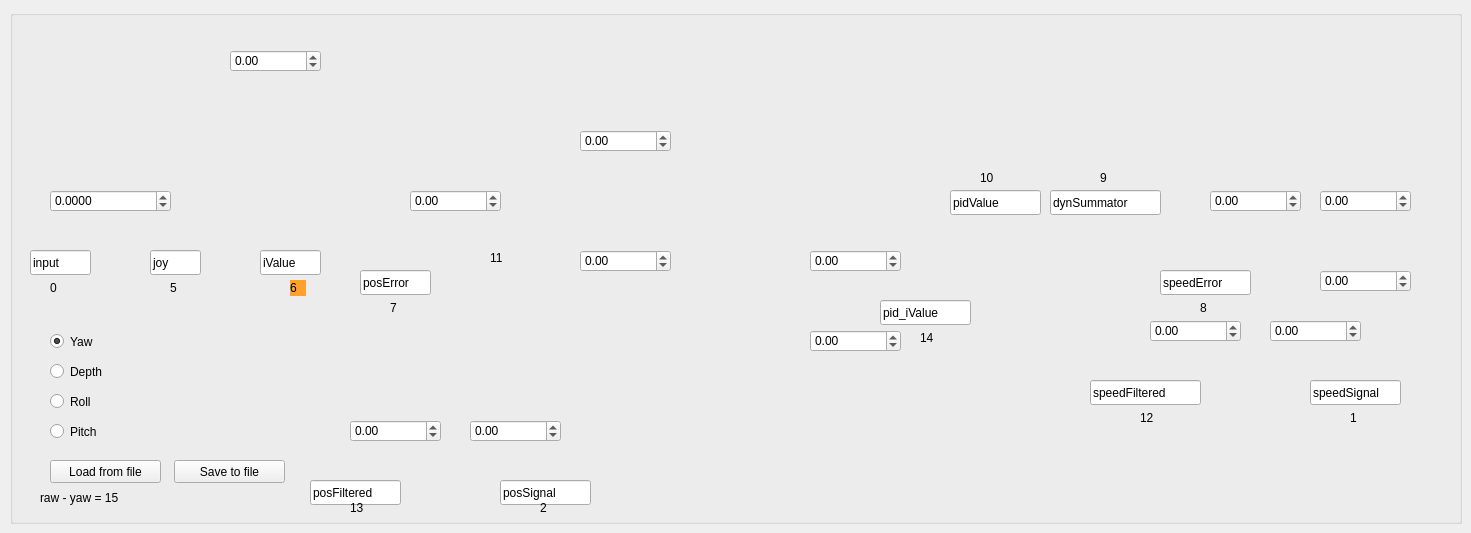
      <widget class="QWidget" name="tabDebug">
       <property name="styleSheet">
        <string notr="true"/>
       </property>
       <attribute name="title">
        <string>Debug</string>
       </attribute>
       <widget class="QGroupBox" name="groupBox">
        <property name="geometry">
         <rect>
          <x>10</x>
          <y>10</y>
          <width>1452</width>
          <height>514</height>
         </rect>
        </property>
        <property name="baseSize">
         <size>
          <width>1452</width>
          <height>514</height>
         </size>
        </property>
        <property name="autoFillBackground">
         <bool>false</bool>
        </property>
        <property name="styleSheet">
         <string notr="true">background: url(:/images/images/ControlSystem.png);</string>
        </property>
        <property name="title">
         <string/>
        </property>
        <widget class="QDoubleSpinBox" name="doubleSpinBox_CS_pSpeedDyn">
         <property name="geometry">
          <rect>
           <x>220</x>
           <y>40</y>
           <width>91</width>
           <height>22</height>
          </rect>
         </property>
         <property name="decimals">
          <number>2</number>
         </property>
         <property name="minimum">
          <double>-100000.000000000000000</double>
         </property>
         <property name="maximum">
          <double>100000.000000000000000</double>
         </property>
         <property name="singleStep">
          <double>0.000500000000000</double>
         </property>
        </widget>
        <widget class="QDoubleSpinBox" name="doubleSpinBox_CS_pJoyUnitCast">
         <property name="geometry">
          <rect>
           <x>40</x>
           <y>180</y>
           <width>121</width>
           <height>22</height>
          </rect>
         </property>
         <property name="decimals">
          <number>4</number>
         </property>
         <property name="minimum">
          <double>-100000.000000000000000</double>
         </property>
         <property name="maximum">
          <double>100000.000000000000000</double>
         </property>
         <property name="singleStep">
          <double>0.000500000000000</double>
         </property>
        </widget>
        <widget class="QDoubleSpinBox" name="doubleSpinBox_CS_pErrGain">
         <property name="geometry">
          <rect>
           <x>400</x>
           <y>180</y>
           <width>91</width>
           <height>22</height>
          </rect>
         </property>
         <property name="decimals">
          <number>2</number>
         </property>
         <property name="minimum">
          <double>-100000.000000000000000</double>
         </property>
         <property name="maximum">
          <double>100000.000000000000000</double>
         </property>
         <property name="singleStep">
          <double>0.000500000000000</double>
         </property>
        </widget>
        <widget class="QDoubleSpinBox" name="doubleSpinBox_CS_pid_pGain">
         <property name="geometry">
          <rect>
           <x>570</x>
           <y>120</y>
           <width>91</width>
           <height>22</height>
          </rect>
         </property>
         <property name="decimals">
          <number>2</number>
         </property>
         <property name="minimum">
          <double>-100000.000000000000000</double>
         </property>
         <property name="maximum">
          <double>100000.000000000000000</double>
         </property>
         <property name="singleStep">
          <double>0.000500000000000</double>
         </property>
        </widget>
        <widget class="QDoubleSpinBox" name="doubleSpinBox_CS_pid_iGain">
         <property name="geometry">
          <rect>
           <x>570</x>
           <y>240</y>
           <width>91</width>
           <height>22</height>
          </rect>
         </property>
         <property name="decimals">
          <number>2</number>
         </property>
         <property name="minimum">
          <double>-100000.000000000000000</double>
         </property>
         <property name="maximum">
          <double>100000.000000000000000</double>
         </property>
         <property name="singleStep">
          <double>0.000500000000000</double>
         </property>
        </widget>
        <widget class="QDoubleSpinBox" name="doubleSpinBox_CS_pid_iMax">
         <property name="geometry">
          <rect>
           <x>800</x>
           <y>240</y>
           <width>91</width>
           <height>22</height>
          </rect>
         </property>
         <property name="decimals">
          <number>2</number>
         </property>
         <property name="minimum">
          <double>-100000.000000000000000</double>
         </property>
         <property name="maximum">
          <double>100000.000000000000000</double>
         </property>
         <property name="singleStep">
          <double>0.000500000000000</double>
         </property>
        </widget>
        <widget class="QDoubleSpinBox" name="doubleSpinBox_CS_pid_iMin">
         <property name="geometry">
          <rect>
           <x>800</x>
           <y>320</y>
           <width>91</width>
           <height>22</height>
          </rect>
         </property>
         <property name="decimals">
          <number>2</number>
         </property>
         <property name="minimum">
          <double>-100000.000000000000000</double>
         </property>
         <property name="maximum">
          <double>100000.000000000000000</double>
         </property>
         <property name="singleStep">
          <double>0.000500000000000</double>
         </property>
        </widget>
        <widget class="QDoubleSpinBox" name="doubleSpinBox_CS_pThrustersCast">
         <property name="geometry">
          <rect>
           <x>1200</x>
           <y>180</y>
           <width>91</width>
           <height>22</height>
          </rect>
         </property>
         <property name="decimals">
          <number>2</number>
         </property>
         <property name="minimum">
          <double>-100000.000000000000000</double>
         </property>
         <property name="maximum">
          <double>100000.000000000000000</double>
         </property>
         <property name="singleStep">
          <double>0.000500000000000</double>
         </property>
        </widget>
        <widget class="QDoubleSpinBox" name="doubleSpinBox_CS_pThrustersMax">
         <property name="geometry">
          <rect>
           <x>1310</x>
           <y>180</y>
           <width>91</width>
           <height>22</height>
          </rect>
         </property>
         <property name="decimals">
          <number>2</number>
         </property>
         <property name="minimum">
          <double>-100000.000000000000000</double>
         </property>
         <property name="maximum">
          <double>100000.000000000000000</double>
         </property>
         <property name="singleStep">
          <double>0.000500000000000</double>
         </property>
        </widget>
        <widget class="QDoubleSpinBox" name="doubleSpinBox_CS_pThrustersMin">
         <property name="geometry">
          <rect>
           <x>1310</x>
           <y>260</y>
           <width>91</width>
           <height>22</height>
          </rect>
         </property>
         <property name="decimals">
          <number>2</number>
         </property>
         <property name="minimum">
          <double>-100000.000000000000000</double>
         </property>
         <property name="maximum">
          <double>100000.000000000000000</double>
         </property>
         <property name="singleStep">
          <double>0.000500000000000</double>
         </property>
        </widget>
        <widget class="QDoubleSpinBox" name="doubleSpinBox_CS_speedFilterK">
         <property name="geometry">
          <rect>
           <x>1140</x>
           <y>310</y>
           <width>91</width>
           <height>22</height>
          </rect>
         </property>
         <property name="decimals">
          <number>2</number>
         </property>
         <property name="minimum">
          <double>-100000.000000000000000</double>
         </property>
         <property name="maximum">
          <double>100000.000000000000000</double>
         </property>
         <property name="singleStep">
          <double>0.000500000000000</double>
         </property>
        </widget>
        <widget class="QDoubleSpinBox" name="doubleSpinBox_CS_speedFilterT">
         <property name="geometry">
          <rect>
           <x>1260</x>
           <y>310</y>
           <width>91</width>
           <height>22</height>
          </rect>
         </property>
         <property name="decimals">
          <number>2</number>
         </property>
         <property name="minimum">
          <double>-100000.000000000000000</double>
         </property>
         <property name="maximum">
          <double>100000.000000000000000</double>
         </property>
         <property name="singleStep">
          <double>0.000500000000000</double>
         </property>
        </widget>
        <widget class="QDoubleSpinBox" name="doubleSpinBox_CS_posFilterK">
         <property name="geometry">
          <rect>
           <x>340</x>
           <y>410</y>
           <width>91</width>
           <height>22</height>
          </rect>
         </property>
         <property name="decimals">
          <number>2</number>
         </property>
         <property name="minimum">
          <double>-100000.000000000000000</double>
         </property>
         <property name="maximum">
          <double>100000.000000000000000</double>
         </property>
         <property name="singleStep">
          <double>0.000500000000000</double>
         </property>
        </widget>
        <widget class="QDoubleSpinBox" name="doubleSpinBox_CS_posFilterT">
         <property name="geometry">
          <rect>
           <x>460</x>
           <y>410</y>
           <width>91</width>
           <height>22</height>
          </rect>
         </property>
         <property name="decimals">
          <number>2</number>
         </property>
         <property name="minimum">
          <double>-100000.000000000000000</double>
         </property>
         <property name="maximum">
          <double>100000.000000000000000</double>
         </property>
         <property name="singleStep">
          <double>0.000500000000000</double>
         </property>
        </widget>
        <widget class="QRadioButton" name="radioButton_CS_YawSelect">
         <property name="geometry">
          <rect>
           <x>40</x>
           <y>320</y>
           <width>112</width>
           <height>23</height>
          </rect>
         </property>
         <property name="text">
          <string>Yaw</string>
         </property>
         <property name="checked">
          <bool>true</bool>
         </property>
        </widget>
        <widget class="QRadioButton" name="radioButton_CS_DepthSelect">
         <property name="geometry">
          <rect>
           <x>40</x>
           <y>350</y>
           <width>112</width>
           <height>23</height>
          </rect>
         </property>
         <property name="text">
          <string>Depth</string>
         </property>
        </widget>
        <widget class="QRadioButton" name="radioButton_CS_RollSelect">
         <property name="geometry">
          <rect>
           <x>40</x>
           <y>380</y>
           <width>112</width>
           <height>23</height>
          </rect>
         </property>
         <property name="text">
          <string>Roll</string>
         </property>
        </widget>
        <widget class="QPushButton" name="pushButton_CS_loadConfig">
         <property name="geometry">
          <rect>
           <x>40</x>
           <y>450</y>
           <width>111</width>
           <height>23</height>
          </rect>
         </property>
         <property name="text">
          <string>Load from file</string>
         </property>
        </widget>
        <widget class="QPushButton" name="pushButton_CS_saveConfig">
         <property name="enabled">
          <bool>true</bool>
         </property>
         <property name="geometry">
          <rect>
           <x>164</x>
           <y>450</y>
           <width>111</width>
           <height>23</height>
          </rect>
         </property>
         <property name="text">
          <string>Save to file</string>
         </property>
         <property name="checkable">
          <bool>false</bool>
         </property>
        </widget>
        <widget class="QRadioButton" name="radioButton_CS_PitchSelect">
         <property name="geometry">
          <rect>
           <x>40</x>
           <y>410</y>
           <width>112</width>
           <height>23</height>
          </rect>
         </property>
         <property name="text">
          <string>Pitch</string>
         </property>
        </widget>
        <widget class="QLineEdit" name="lineEdit_CS_inputSignal">
         <property name="geometry">
          <rect>
           <x>20</x>
           <y>240</y>
           <width>61</width>
           <height>25</height>
          </rect>
         </property>
         <property name="text">
          <string>input</string>
         </property>
         <property name="readOnly">
          <bool>true</bool>
         </property>
        </widget>
        <widget class="QLineEdit" name="lineEdit_CS_joyUnitCasted">
         <property name="geometry">
          <rect>
           <x>140</x>
           <y>240</y>
           <width>51</width>
           <height>25</height>
          </rect>
         </property>
         <property name="text">
          <string>joy</string>
         </property>
         <property name="readOnly">
          <bool>true</bool>
         </property>
        </widget>
        <widget class="QLineEdit" name="lineEdit_CS_joy_iValue">
         <property name="geometry">
          <rect>
           <x>250</x>
           <y>240</y>
           <width>61</width>
           <height>25</height>
          </rect>
         </property>
         <property name="text">
          <string>iValue</string>
         </property>
         <property name="readOnly">
          <bool>true</bool>
         </property>
        </widget>
        <widget class="QLineEdit" name="lineEdit_CS_posError">
         <property name="geometry">
          <rect>
           <x>350</x>
           <y>260</y>
           <width>71</width>
           <height>25</height>
          </rect>
         </property>
         <property name="text">
          <string>posError</string>
         </property>
         <property name="readOnly">
          <bool>true</bool>
         </property>
        </widget>
        <widget class="QLineEdit" name="lineEdit_CS_posFiltered">
         <property name="geometry">
          <rect>
           <x>300</x>
           <y>470</y>
           <width>91</width>
           <height>25</height>
          </rect>
         </property>
         <property name="text">
          <string>posFiltered</string>
         </property>
         <property name="readOnly">
          <bool>true</bool>
         </property>
        </widget>
        <widget class="QLineEdit" name="lineEdit_CS_posSignal">
         <property name="geometry">
          <rect>
           <x>490</x>
           <y>470</y>
           <width>91</width>
           <height>25</height>
          </rect>
         </property>
         <property name="text">
          <string>posSignal</string>
         </property>
         <property name="readOnly">
          <bool>true</bool>
         </property>
        </widget>
        <widget class="QLineEdit" name="lineEdit_CS_pidValue">
         <property name="geometry">
          <rect>
           <x>940</x>
           <y>180</y>
           <width>91</width>
           <height>25</height>
          </rect>
         </property>
         <property name="text">
          <string>pidValue</string>
         </property>
         <property name="readOnly">
          <bool>true</bool>
         </property>
        </widget>
        <widget class="QLineEdit" name="lineEdit_CS_dynSummator">
         <property name="geometry">
          <rect>
           <x>1040</x>
           <y>180</y>
           <width>111</width>
           <height>25</height>
          </rect>
         </property>
         <property name="text">
          <string>dynSummator</string>
         </property>
         <property name="readOnly">
          <bool>true</bool>
         </property>
        </widget>
        <widget class="QLineEdit" name="lineEdit_CS_speedSignal">
         <property name="geometry">
          <rect>
           <x>1300</x>
           <y>370</y>
           <width>91</width>
           <height>25</height>
          </rect>
         </property>
         <property name="text">
          <string>speedSignal</string>
         </property>
         <property name="readOnly">
          <bool>true</bool>
         </property>
        </widget>
        <widget class="QLineEdit" name="lineEdit_CS_speedFiltered">
         <property name="geometry">
          <rect>
           <x>1080</x>
           <y>370</y>
           <width>111</width>
           <height>25</height>
          </rect>
         </property>
         <property name="text">
          <string>speedFiltered</string>
         </property>
         <property name="readOnly">
          <bool>true</bool>
         </property>
        </widget>
        <widget class="QLineEdit" name="lineEdit_CS_speedError">
         <property name="geometry">
          <rect>
           <x>1150</x>
           <y>260</y>
           <width>91</width>
           <height>25</height>
          </rect>
         </property>
         <property name="text">
          <string>speedError</string>
         </property>
         <property name="readOnly">
          <bool>true</bool>
         </property>
        </widget>
        <widget class="QLineEdit" name="lineEdit_CS_pid_iValue">
         <property name="geometry">
          <rect>
           <x>870</x>
           <y>290</y>
           <width>91</width>
           <height>25</height>
          </rect>
         </property>
         <property name="text">
          <string>pid_iValue</string>
         </property>
         <property name="readOnly">
          <bool>true</bool>
         </property>
        </widget>
        <widget class="QLabel" name="label_11">
         <property name="geometry">
          <rect>
           <x>40</x>
           <y>270</y>
           <width>16</width>
           <height>16</height>
          </rect>
         </property>
         <property name="text">
          <string>0</string>
         </property>
        </widget>
        <widget class="QLabel" name="label_12">
         <property name="geometry">
          <rect>
           <x>160</x>
           <y>270</y>
           <width>16</width>
           <height>16</height>
          </rect>
         </property>
         <property name="text">
          <string>5</string>
         </property>
        </widget>
        <widget class="QLabel" name="label_13">
         <property name="geometry">
          <rect>
           <x>280</x>
           <y>270</y>
           <width>16</width>
           <height>16</height>
          </rect>
         </property>
         <property name="styleSheet">
          <string notr="true">background-color: #ffa02f;</string>
         </property>
         <property name="text">
          <string>6</string>
         </property>
        </widget>
        <widget class="QLabel" name="label_14">
         <property name="geometry">
          <rect>
           <x>380</x>
           <y>290</y>
           <width>16</width>
           <height>16</height>
          </rect>
         </property>
         <property name="text">
          <string>7</string>
         </property>
        </widget>
        <widget class="QLabel" name="label_15">
         <property name="geometry">
          <rect>
           <x>480</x>
           <y>240</y>
           <width>16</width>
           <height>16</height>
          </rect>
         </property>
         <property name="text">
          <string>11</string>
         </property>
        </widget>
        <widget class="QLabel" name="label_16">
         <property name="geometry">
          <rect>
           <x>340</x>
           <y>490</y>
           <width>16</width>
           <height>16</height>
          </rect>
         </property>
         <property name="text">
          <string>13</string>
         </property>
        </widget>
        <widget class="QLabel" name="label_17">
         <property name="geometry">
          <rect>
           <x>530</x>
           <y>490</y>
           <width>16</width>
           <height>16</height>
          </rect>
         </property>
         <property name="text">
          <string>2</string>
         </property>
        </widget>
        <widget class="QLabel" name="label_18">
         <property name="geometry">
          <rect>
           <x>910</x>
           <y>320</y>
           <width>16</width>
           <height>16</height>
          </rect>
         </property>
         <property name="text">
          <string>14</string>
         </property>
        </widget>
        <widget class="QLabel" name="label_19">
         <property name="geometry">
          <rect>
           <x>970</x>
           <y>160</y>
           <width>16</width>
           <height>16</height>
          </rect>
         </property>
         <property name="text">
          <string>10</string>
         </property>
        </widget>
        <widget class="QLabel" name="label_20">
         <property name="geometry">
          <rect>
           <x>1090</x>
           <y>160</y>
           <width>16</width>
           <height>16</height>
          </rect>
         </property>
         <property name="text">
          <string>9</string>
         </property>
        </widget>
        <widget class="QLabel" name="label_21">
         <property name="geometry">
          <rect>
           <x>1190</x>
           <y>290</y>
           <width>16</width>
           <height>16</height>
          </rect>
         </property>
         <property name="text">
          <string>8</string>
         </property>
        </widget>
        <widget class="QLabel" name="label_28">
         <property name="geometry">
          <rect>
           <x>1130</x>
           <y>400</y>
           <width>16</width>
           <height>16</height>
          </rect>
         </property>
         <property name="text">
          <string>12</string>
         </property>
        </widget>
        <widget class="QLabel" name="label_29">
         <property name="geometry">
          <rect>
           <x>1340</x>
           <y>400</y>
           <width>16</width>
           <height>16</height>
          </rect>
         </property>
         <property name="text">
          <string>1</string>
         </property>
        </widget>
        <widget class="QLabel" name="label_32">
         <property name="geometry">
          <rect>
           <x>30</x>
           <y>480</y>
           <width>101</width>
           <height>16</height>
          </rect>
         </property>
         <property name="text">
          <string>raw - yaw = 15</string>
         </property>
        </widget>
       </widget>
      </widget>
